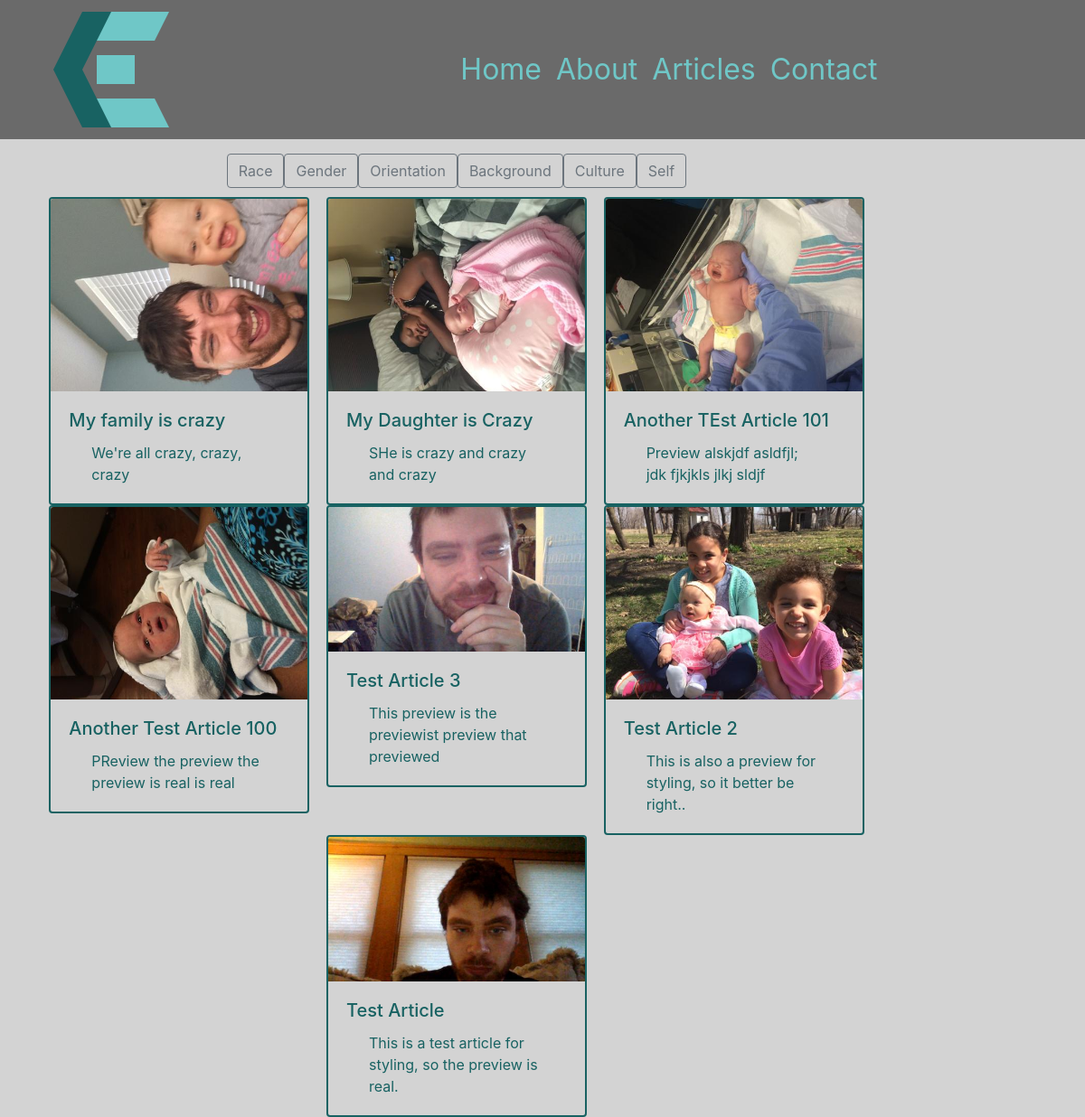
The page /articles on the database its author committed.
### chrissmit/services/db_models.py (models this page shows, shortened)
class Tags(db.Model):
    id = db.Column(db.Integer, primary_key=True)
    desc = db.Column(db.String(20), nullable=False)

class ArticleEdits(db.Model):
    id = db.Column(db.Integer, primary_key=True)
    article_id = db.Column(db.Integer, db.ForeignKey('article.id'), nullable=False,)
    is_edited = db.Column(db.Boolean, default=False,)
    is_ready_for_release = db.Column(db.Boolean, default=False,)
    user_id = db.Column(db.Integer, db.ForeignKey('user.id'), nullable=False)
    edited = db.Column(db.DateTime, nullable=True, default=datetime.utcnow)
    title = db.Column(db.String(100), nullable=False,)
    preview = db.Column(db.String(200), nullable=False)
    image_file = db.Column(db.String(100), default='default.png')
    content = db.Column(db.Text, nullable=False)
    tags = db.relationship('EditTags', backref='edit')

### chrissmit/views/article_views.py (the view)
@blueprint.route('/articles')
def all_articles():
    recent_articles = article.get_last(4)
    articles = article.get_all_released()
    tags = article.get_used_tags()
    print(tags)
    return render_template(
        template_name_or_list='navigation/articles.html',
        recent_articles=recent_articles,
        articles=articles,
        tags=tags,
        current_tags=[],
    )

### chrissmit/services/article.py (called while the page is built)
def get_all_released(desc=True):
    return get_full_articles(filter_criteria = Article.is_released==True)

def get_full_articles(filter_criteria, desc=True):
    full_article = full_article_data()
    if desc:
        return full_article.filter(filter_criteria).order_by(Article.posted.desc()).all()
    return full_article.filter(filter_criteria).all()

def get_last(number=4, desc=True):
    full_article = full_article_data()
    if desc:
        return full_article.filter(Article.is_released==True).order_by(Article.posted.desc()).limit(number).all()
    return full_article.filter(Article.is_released==True).limit(number).all()

def get_used_tags():
    tag_data = full_tag()
    return tag_data.distinct(EditTags.tag_id).order_by(EditTags.tag_id).all()

def full_tag():
    return db.session.query(
        EditTags.tag_id, Tags.desc
    ).join(
        Tags,
        Tags.id == EditTags.tag_id
    )

def full_article_data():
    fields = full_data_fields()
    return fields.join(
        ArticleEdits,
        Article.current_edit_id == ArticleEdits.id,
    ).join(
        User,
        Article.author_id == User.id
    )

def full_data_fields():
    return db.session.query(
        ArticleEdits.id,
        ArticleEdits.article_id,
        Article.posted,
        Article.edited,
        Article.is_released,
        Article.author_id,
        Article.current_edit_id,
        ArticleEdits.title,
        ArticleEdits.preview,
        ArticleEdits.content,
        ArticleEdits.image_file,
        ArticleEdits.user_id,
        ArticleEdits.is_edited,
        ArticleEdits.is_ready_for_release,
        ArticleEdits.edited,
        Article.author_id,
        User.full_name,
    )

### chrissmit/templates/navigation/articles.html (shortened to what this page needs)
{% extends "shared/_layout.html" %}
{% block main_content %}
    <div class="tag-bucket row d-flex justify-content-center">
        {% for tag in tags %}
            {% if tag.tag_id in current_tags %}
                <a href="{{ url_for('navigation_views.all_articles') }}" class="btn btn-secondary float-center"> {{ tag[1] }}</a>
            {% else %}
                <a href="{{ url_for('navigation_views.article_by_tag',tag=tag[0]) }}" class="btn btn-outline-secondary float-center"> {{ tag[1] }}</a>
            {% endif %}
        {% endfor %}
    </div>
<div class="d-flex justify-content-around align-content-between flex-wrap height: 10000px;">
    {% if articles %}
        {%  for article in articles %}
            <a href="{{ url_for('navigation_views.read_article', article_id=article.article_id) }}" class="">
                <div class="card article-card float-middle" style="width: 18rem;">
                    <img class="card-img-top" src="{{ '/static/img/articles/' + article.image_file }}" alt="{{ article.preview }}">
                    <div class="card-body">
                        <h5 class="card-title">{{ article.title }}</h5>
                        <p class="card-text">{{ article.preview }}</p>
                    </div>
                </div>
            </a>
        {% endfor %}
    {% endif %}
</div>
{%  endblock %}

### chrissmit/static/css/site.css (style rules this page uses)
:root { --backgroundColor: lightgrey; --primaryFontColor: rgba(80,80,80,1); --navBackgroundColor: rgba(80,80,80,0.8); --navDropDownBackgroundColor: rgba(80,80,80,0.6); --navDropDownText: lightgrey; --lightAccent: #6FC7C7; --darkAccent: #186262; }
html { background-color: var(--backgroundColor); }
body { background-color: var(--backgroundColor); }
p { padding-left: 25px; padding-right: 25px; }
a { color: var(--darkAccent); }
.article-card { background-color: var(--backgroundColor); border-color: var(--darkAccent); border-width: 2px; margin-bottom: 15 px; height: 500 px; }
.tag-bucket { margin-left: 15%; margin-right: 15%; margin-top: 10px; margin-bottom: 10px }

### rows shown on the page
Tags: desc "Race"
Tags: desc "Gender"
Tags: desc "Orientation"
Tags: desc "Background"
Tags: desc "Culture"
Tags: desc "Self"
ArticleEdits: image_file (picture), title "My family is crazy", preview "We're all crazy, crazy, crazy"
ArticleEdits: image_file (picture), title "My Daughter is Crazy", preview "SHe is crazy and crazy and crazy"
ArticleEdits: image_file (picture), title "Another TEst Article 101", preview "Preview alskjdf asldfjl; jdk fjkjkls jlkj sldjf"
ArticleEdits: image_file (picture), title "Another Test Article 100", preview "PReview the preview the preview is real is real"
ArticleEdits: image_file (picture), title "Test Article 3", preview "This preview is the previewist preview that previewed"
ArticleEdits: image_file (picture), title "Test Article 2", preview "This is also a preview for styling, so it better be right.."
ArticleEdits: image_file (picture), title "Test Article", preview "This is a test article for styling, so the preview is real."
